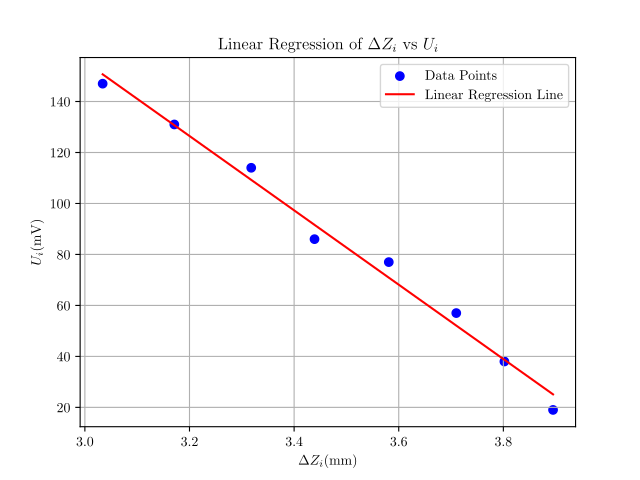

The Python source for this figure:

import numpy as np
import matplotlib.pyplot as plt
from sklearn.linear_model import LinearRegression
import matplotlib

plt.rcParams.update({
    "text.usetex": True,
    "font.family": "CMU Serif",
})
matplotlib.rcParams['mathtext.fontset'] = 'stix'
# Data
x = np.array([3.895, 3.802, 3.710, 3.581, 3.439, 3.318, 3.171, 3.034]).reshape(-1, 1)
y = np.array([19, 38, 57, 77, 86, 114, 131, 147])

# Perform linear regression
model = LinearRegression()
model.fit(x, y)
# Get the slope and intercept of the line best fit
slope = model.coef_[0]
intercept = model.intercept_
print(f"Slope: {slope}")
# Generate predictions
y_pred = model.predict(x)

# Plotting
plt.scatter(x, y, color='blue', label='Data Points')
plt.plot(x, y_pred, color='red', label='Linear Regression Line')
plt.title('Linear Regression of $\\Delta Z_i$ vs $U_i$ ')
plt.xlabel('$\\Delta Z_i(\mathrm{mm})$')
plt.ylabel('$U_i(\mathrm{mV})$')
plt.legend()
plt.grid()
plt.savefig("plot3.pdf")
